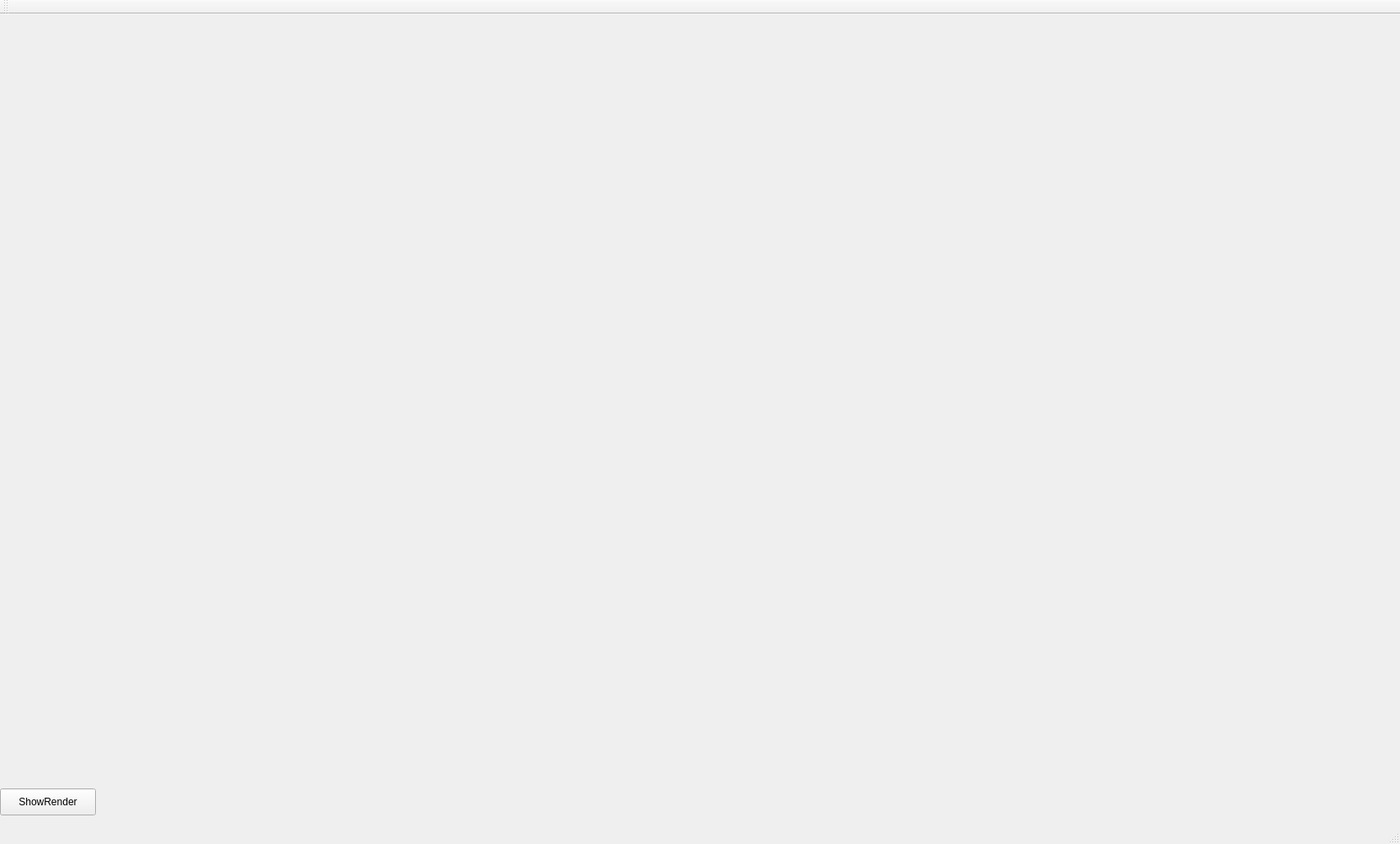
<?xml version="1.0" encoding="UTF-8"?>
<ui version="4.0">
 <class>MainWindow</class>
 <widget class="QMainWindow" name="MainWindow">
  <property name="geometry">
   <rect>
    <x>0</x>
    <y>0</y>
    <width>1664</width>
    <height>1003</height>
   </rect>
  </property>
  <property name="minimumSize">
   <size>
    <width>0</width>
    <height>0</height>
   </size>
  </property>
  <property name="windowTitle">
   <string>MainWindow</string>
  </property>
  <widget class="QWidget" name="centralWidget">
   <widget class="QLabel" name="image">
    <property name="geometry">
     <rect>
      <x>11</x>
      <y>11</y>
      <width>1631</width>
      <height>901</height>
     </rect>
    </property>
    <property name="minimumSize">
     <size>
      <width>600</width>
      <height>400</height>
     </size>
    </property>
    <property name="maximumSize">
     <size>
      <width>2000</width>
      <height>1600</height>
     </size>
    </property>
    <property name="text">
     <string/>
    </property>
   </widget>
   <widget class="QPushButton" name="pushButton">
    <property name="geometry">
     <rect>
      <x>0</x>
      <y>920</y>
      <width>114</width>
      <height>32</height>
     </rect>
    </property>
    <property name="text">
     <string>ShowRender</string>
    </property>
   </widget>
  </widget>
  <widget class="QMenuBar" name="menuBar">
   <property name="geometry">
    <rect>
     <x>0</x>
     <y>0</y>
     <width>1664</width>
     <height>22</height>
    </rect>
   </property>
  </widget>
  <widget class="QToolBar" name="mainToolBar">
   <attribute name="toolBarArea">
    <enum>TopToolBarArea</enum>
   </attribute>
   <attribute name="toolBarBreak">
    <bool>false</bool>
   </attribute>
  </widget>
  <widget class="QStatusBar" name="statusBar"/>
 </widget>
 <layoutdefault spacing="6" margin="11"/>
 <resources/>
 <connections/>
</ui>
